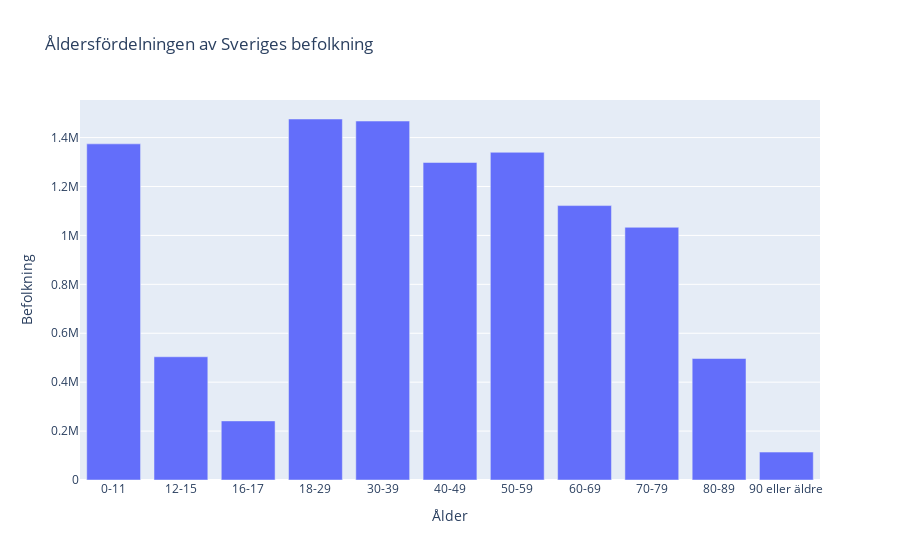

Notebook cell for this chart:
### Markdown cell above
# e) Rita ett diagram som visar på åldersfördelningen av Sveriges befolkning.

### Code cell
fig = px.bar(
    data_frame=df_age,
    
    x="Ålder",
    y="Befolkning",

    labels={"Ålder": "Ålder", "befolkning": "Befolkning"},
    title="Åldersfördelningen av Sveriges befolkning",
    #log_y= True,
    barmode= "group"
    
    
)
fig.show()
#fig.write_html("uppgift 2e.html", auto_open = True)

### Figure 1 — Plotly figure (JSON) as saved in the notebook; plotly's stock layout.template omitted (floating-point values rounded to 4 significant figures)
{"data": [{"alignmentgroup": "True", "hovertemplate": "Ålder=%{x}<br>Befolkning=%{y}<extra></extra>", "legendgroup": "", "marker": {"color": "#636efa", "pattern": {"shape": ""}}, "name": "", "offsetgroup": "", "orientation": "v", "showlegend": false, "textposition": "auto", "type": "bar", "x": ["0-11", "12-15", "16-17", "18-29", "30-39", "40-49", "50-59", "60-69", "70-79", "80-89", "90 eller äldre"], "xaxis": "x", "y": [1374307, 503831, 241539, 1475950, 1467590, 1298156, 1339798, 1121922, 1033113, 496750, 114141], "yaxis": "y"}], "layout": {"barmode": "group", "legend": {"tracegroupgap": 0}, "title": {"text": "Åldersfördelningen av Sveriges befolkning"}, "xaxis": {"anchor": "y", "domain": [0, 1], "title": {"text": "Ålder"}}, "yaxis": {"anchor": "x", "domain": [0, 1], "title": {"text": "Befolkning"}}}}
